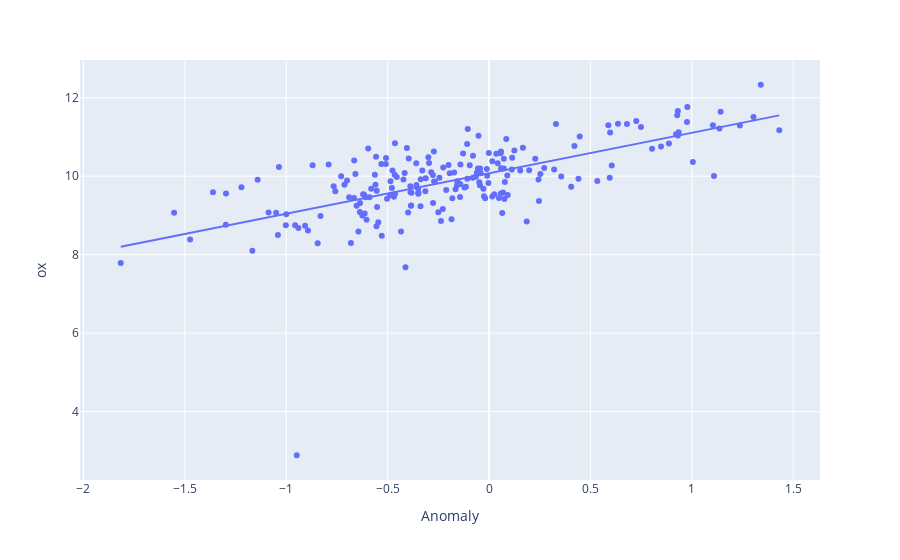

Notebook cell for this chart:
### Code cell
fit_ox_anomaly = px.scatter(ox_stack_global_1Y, x='Anomaly', y='ox', trendline='ols')
fit_ox_anomaly.show()

### Figure 1 — Plotly figure (JSON) as saved in the notebook; plotly's stock layout.template omitted (floating-point values rounded to 4 significant figures; data arrays with more than 128 entries replaced by an {"elided": "..."} marker saying what was removed)
{"data": [{"hovertemplate": "Anomaly=%{x}<br>ox=%{y}<extra></extra>", "legendgroup": "", "marker": {"color": "#636efa", "symbol": "circle"}, "mode": "markers", "name": "", "orientation": "v", "showlegend": false, "type": "scatter", "x": {"elided": "207 float values"}, "xaxis": "x", "y": {"elided": "207 float values"}, "yaxis": "y"}, {"hovertemplate": "<b>OLS trendline</b><br>ox = 1.03109 * Anomaly + 10.0752<br>R<sup>2</sup>=0.424169<br><br>Anomaly=%{x}<br>ox=%{y} <b>(trend)</b><extra></extra>", "legendgroup": "", "marker": {"color": "#636efa", "symbol": "circle"}, "mode": "lines", "name": "", "showlegend": false, "type": "scatter", "x": {"elided": "207 float values"}, "xaxis": "x", "y": {"elided": "207 float values"}, "yaxis": "y"}], "layout": {"legend": {"tracegroupgap": 0}, "margin": {"t": 60}, "xaxis": {"anchor": "y", "domain": [0, 1], "title": {"text": "Anomaly"}}, "yaxis": {"anchor": "x", "domain": [0, 1], "title": {"text": "ox"}}}}
